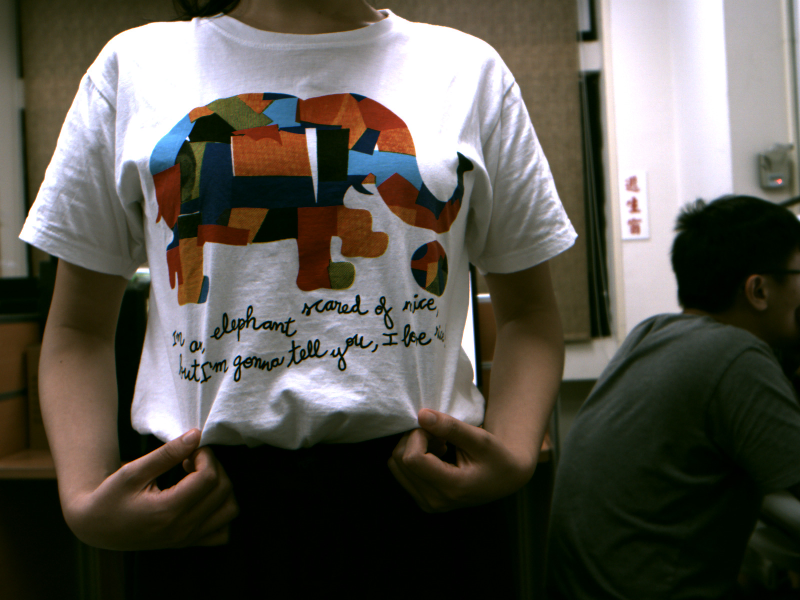
%> input picture Matlab/homework/20191002/001.tif, 1600 x 1200 px, given in place of 001.jpg, which was not available (shown at 1/2 size)
$ octave Practice20191127.m   (GNU Octave 9; MATLAB toolbox functions it lacks are replaced by stand-ins)
%> lines starting %> are read from the running program, lines starting %| are printed output that depends on the picture; pictures that were not available may be replaced by others from this repository, and a replacement may not be noted
%原始影像
A= imread('C:\Users\Tepao_Sung\Desktop\matlab_practice_piture\001.jpg');
%> A is the input picture: size 1200x1600x3 uint8; mean R, G, B 91.1, 88.1, 80.6
imshow(A);title('原始影像');

%灰階影像
B=rgb2gray(A);
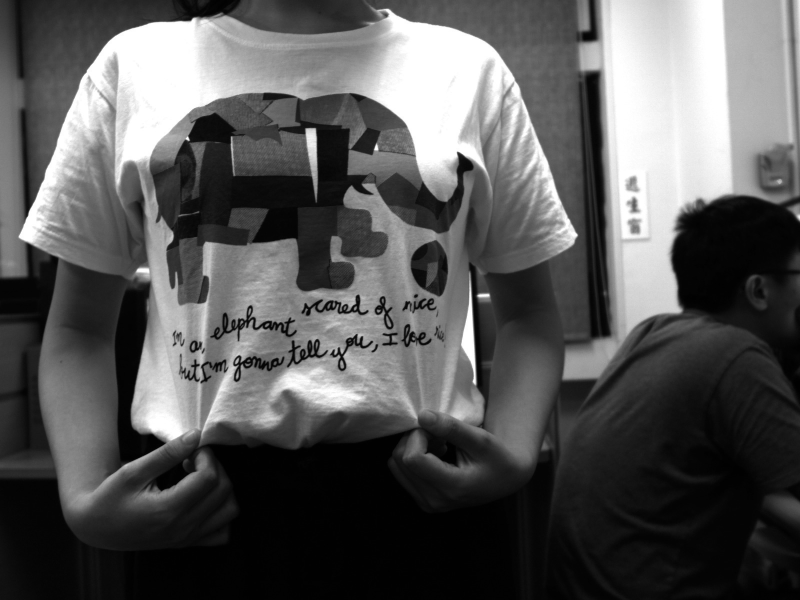
%> B: size 1200x1600 uint8 (shown at 1/2 size); min 0, max 255, mean 88.1
figure;imshow(B);title('灰階影像');
%[y,x]=imhist(B);
%figure;bar(x,y);title('灰階影像直方圖');

%應用ginput擷取關注區域
%figure;imshow(B);title('ginput 擷取關注區域影像');
%ginput
C=B(239.5:947.5000,415.5000:1.4255e+03);
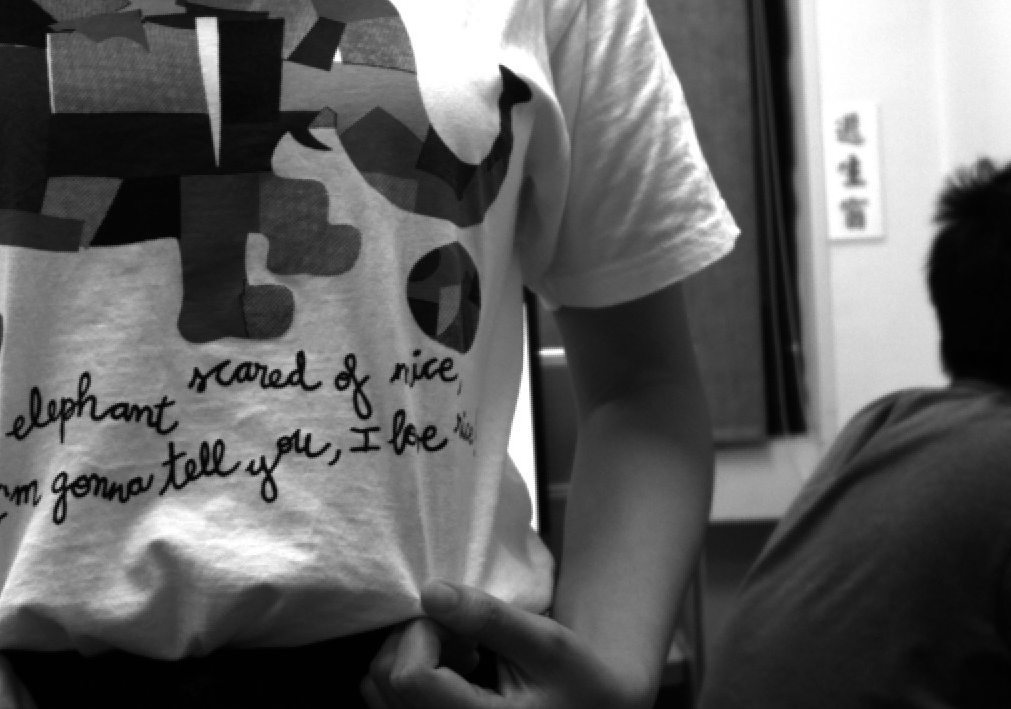
%> C: size 709x1011 uint8; min 0, max 255, mean 95.4

%應用roipoly計算黃金標準
%> (the run ends here)
